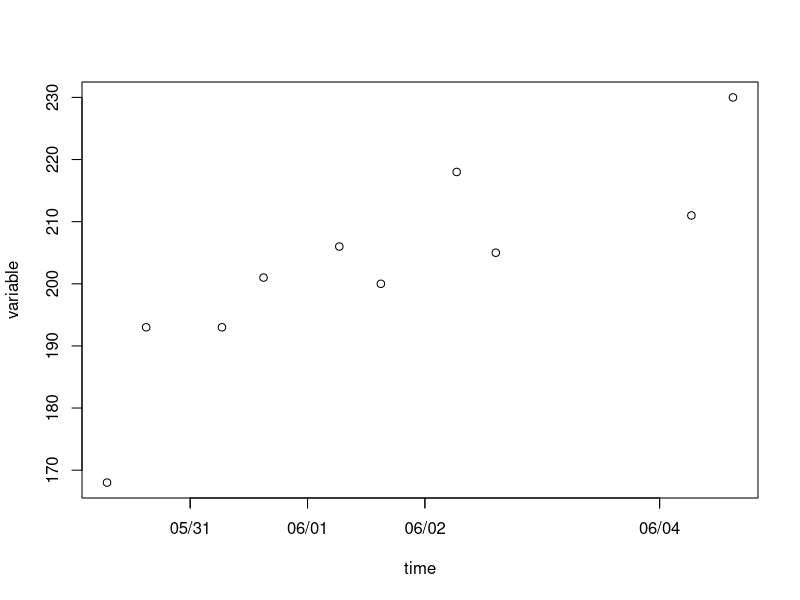
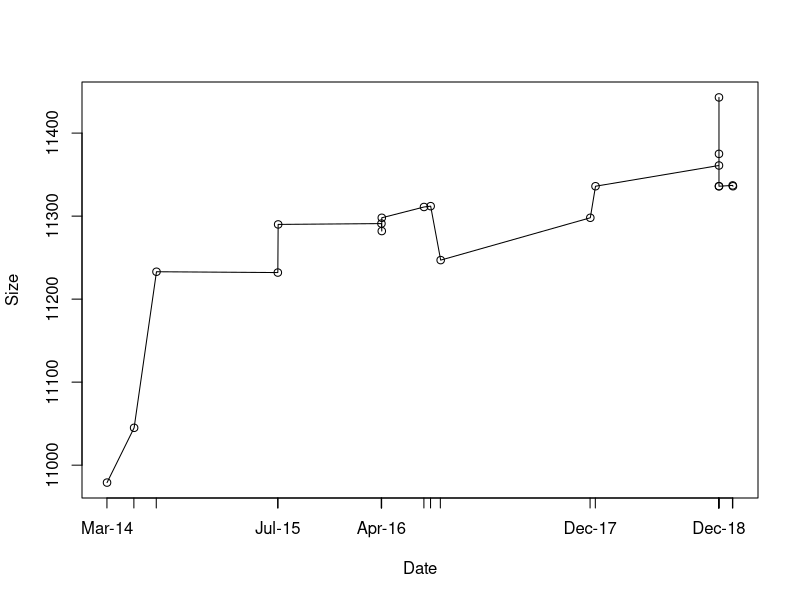
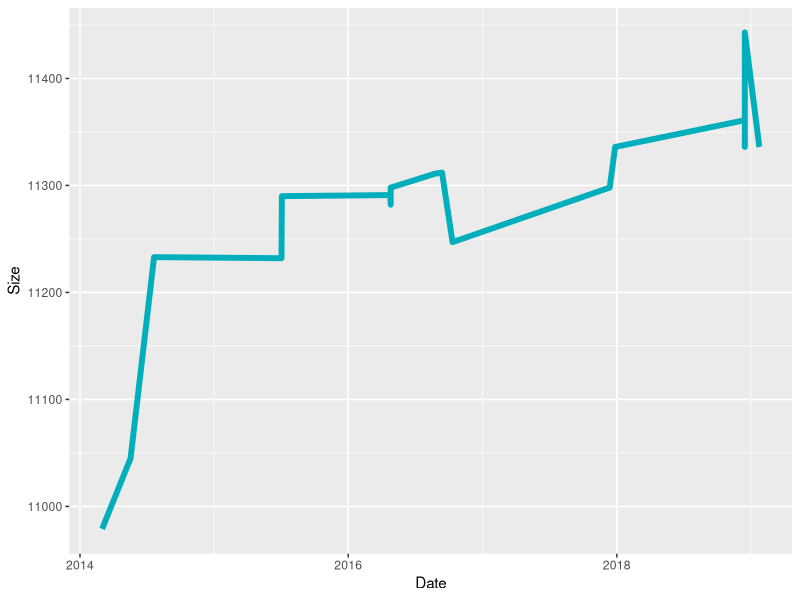

Generate these figures, in order, with R:
dateta <- structure(list(time = structure(c(1338361200, 1338390000, 1338445800, 1338476400, 1338532200, 1338562800,
                                            1338618600, 1338647400, 1338791400, 1338822000), 
                                          class = c("POSIXct", "POSIXt"), tzone = ""), 
                         variable = c(168L, 193L, 193L, 201L, 206L, 200L, 218L, 205L, 211L, 230L)),
                    .Names = c("time", "variable"), row.names = c(NA, -10L), class = "data.frame")
dateta
plot(dateta, xaxt="n")
axis.POSIXct(side=1, at=cut(dateta$time, "days"), format="%m/%d") 
NumberDate <- c(1338361200, 1338390000, 1338445800, 1338476400, 1338532200, 1338562800, 1338618600, 1338647400, 1338791400, 1338822000)

WikiDate <- c("10:20, 24 January 2019", "13:40, 23 January 2019", "10:41, 15 December 2018", 
               "10:41, 15 December 2018", "10:36, 15 December 2018", "10:36, 15 December 2018", 
               "10:35, 15 December 2018", "12:47, 27 December 2017", "16:04, 12 December 2017", 
               "22:49, 10 October 2016", "07:30, 12 September 2016", "07:37, 24 August 2016", 
               "14:53, 25 April 2016", "14:33, 25 April 2016", "15:16, 24 April 2016", 
               "09:03, 4 July 2015", "10:59, 3 July 2015", "15:02, 21 July 2014", 
               "16:21, 18 May 2014", "06:54, 2 March 2014")
WikiSize <- c(11336, 11337, 11336, 11443, 11336, 11375, 11361, 11336, 11298, 11247, 11312, 11311, 11298, 
              11282, 11291, 11290, 11232, 11233, 11045, 10979)
WikiDate <- as.POSIXct(strptime(WikiDate, "%H:%M, %d %B %Y", tz = "GMT"))
WikiFrame <- data.frame(WikiDate, WikiSize, stringsAsFactors = FALSE)
names(WikiFrame) <- c("Date", "Size")
plot(WikiFrame, xaxt="n", type = "o")
axis.POSIXct(side=1, at=cut(WikiFrame$Date, "days"), format="%b-%y") 
#This works! Done! Now to increase the beauty of the graph on ggplot
library(ggplot2)
SizePlot <- ggplot(data = WikiFrame, aes(Date, Size))+
    geom_line(color = "#00AFBB", size = 2)
SizePlot + scale_x_datetime(date_labels = "%Y")    

  
